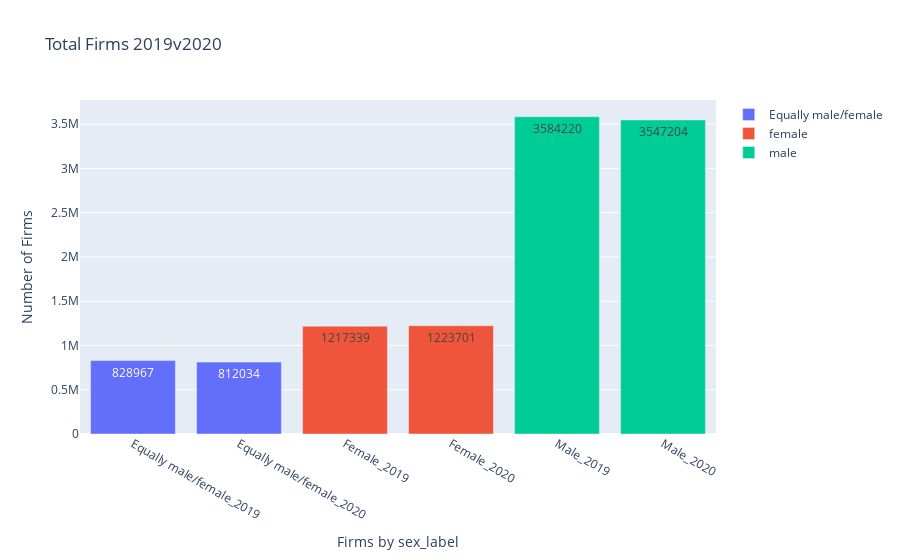

Notebook source saved alongside this figure:
### Code cell
sex_labels_equal = ['Equally male/female_2019','Equally male/female_2020']
sex_labels_female = ['Female_2019','Female_2020',]
sex_labels_male = ['Male_2019', 'Male_2020']

fig = go.Figure(data=[
    go.Bar(name='Equally male/female', x=sex_labels_equal, y=[firms_num_state_gender_19['Equally male/female'].sum(), firms_num_state_gender_20['Equally male/female'].sum()], text=[firms_num_state_gender_19['Equally male/female'].sum(), firms_num_state_gender_20['Equally male/female'].sum()]),
    go.Bar(name='female', x=sex_labels_female, y=[firms_num_state_gender_19['Female'].sum(), firms_num_state_gender_20['Female'].sum()], text=[firms_num_state_gender_19['Female'].sum(), firms_num_state_gender_20['Female'].sum()]),
    go.Bar(name='male', x=sex_labels_male, y=[firms_num_state_gender_19['Male'].sum(), firms_num_state_gender_20['Male'].sum()], text=[firms_num_state_gender_19['Male'].sum(), firms_num_state_gender_20['Male'].sum()]),
])

fig.update_layout(title='Total Firms 2019v2020', yaxis_title='Number of Firms', xaxis_title='Firms by sex_label')
fig.show()

### Figure 1 — Plotly figure (JSON) as saved in the notebook; plotly's stock layout.template omitted (floating-point values rounded to 4 significant figures)
{"data": [{"name": "Equally male/female", "text": ["828967", "812034"], "type": "bar", "x": ["Equally male/female_2019", "Equally male/female_2020"], "y": [828967, 812034]}, {"name": "female", "text": ["1217339", "1223701"], "type": "bar", "x": ["Female_2019", "Female_2020"], "y": [1217339, 1223701]}, {"name": "male", "text": ["3584220", "3547204"], "type": "bar", "x": ["Male_2019", "Male_2020"], "y": [3584220, 3547204]}], "layout": {"title": {"text": "Total Firms 2019v2020"}, "xaxis": {"title": {"text": "Firms by sex_label"}}, "yaxis": {"title": {"text": "Number of Firms"}}}}
